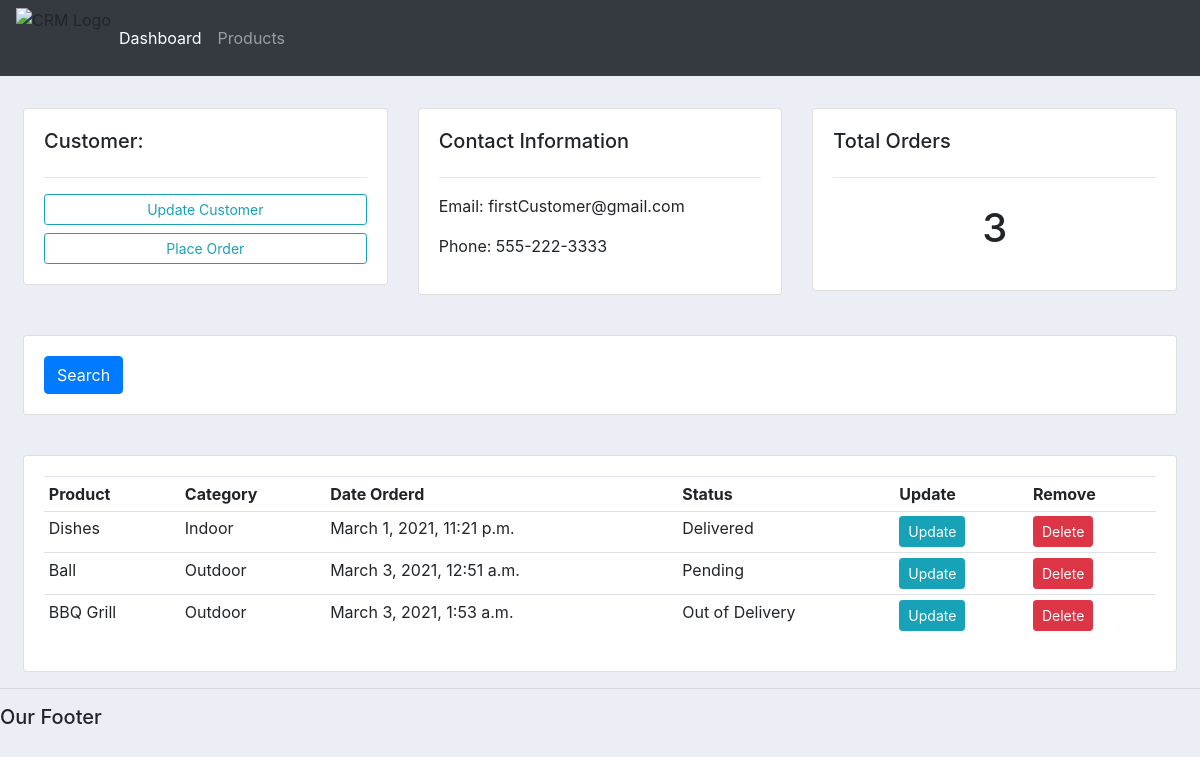
Screenshot of /customer/1 with the database file from the repository.
### accounts/models.py (models this page shows, shortened)
class Customer(models.Model):
    name = models.CharField(max_length=200, null=True) #null=true will let insert into table without filling out all the fields
    phone = models.CharField(max_length=200, null=True)
    email = models.CharField(max_length=200, null=True)
    date_created = models.DateTimeField(auto_now_add=True) #Auto create/insert time whenever there is created instance in the Customer table

class Order(models.Model):
    STATUS = ( #tuple
        ('Pending', 'Pending'),
        ('Out of Delivery', 'Out of Delivery'),
        ('Delivered', 'Delivered'),
    )
    customer = models.ForeignKey(Customer,null=True, on_delete=models.SET_NULL) #whenever customer got delete, the order will remain in database with null value
    product = models.ForeignKey(Product,null=True, on_delete=models.SET_NULL)
    date_created = models.DateTimeField(auto_now_add=True)
    status = models.CharField(max_length=200, null=True, choices=STATUS)

class Product(models.Model):
    CATEGORY = ( #tuple
        ('Indoor', 'Indoor'),
        ('Outdoor', 'Outdoor'),
    )
    name = models.CharField(max_length=200, null=True)
    price = models.FloatField(null=True)
    category = models.CharField(max_length=200, null=True, choices=CATEGORY)
    description = models.CharField(max_length=200, null=True, blank=True) #blank=True similar to null=True, but null=True is for form
    date_created = models.DateTimeField(auto_now_add=True, null=True)
    tag = models.ManyToManyField(Tag)
    def __str__(self):
        return self.name

### accounts/views.py (the view)
# urls.py: path('customer/<str:pk>', views.customer, name="customer"),
def customer(request, pk): #make the url dynamic using pk as the param
    customer = Customer.objects.get(id=pk)
    orders = customer.order_set.all() #grabing al the orders from the child subfield
    order_count = orders.count()
    context = {'customer': customer, 'orders': orders, 'order_count': order_count}
    return render(request, 'accounts/customer.html', context)

### accounts/templates/accounts/customer.html
{% extends 'accounts/main.html' %}
{% block content %}
<br>
<div class="row m-2">
	<div class="col-md">
		<div class="card card-body">
			<h5>Customer:</h5>
			<hr>
			<a class="btn btn-outline-info  btn-sm btn-block" href="">Update Customer</a>
			<a class="btn btn-outline-info  btn-sm btn-block" href="{% url 'create_order' customer.id %}">Place Order</a>
		</div>
	</div>
	<div class="col-md">
		<div class="card card-body">
			<h5>Contact Information</h5>
			<hr>
			<p>Email: {{customer.email}}</p>
			<p>Phone: {{customer.phone}}</p>
		</div>
	</div>
	<div class="col-md">
		<div class="card card-body">
			<h5>Total Orders</h5>
			<hr>
			<h1 style="text-align: center;padding: 10px">{{order_count}}</h1>
		</div>
	</div>
</div>
<br>
<div class="row m-2">
	<div class="col">
		<div class="card card-body">
			<form method="get">
		    <button class="btn btn-primary" type="submit">Search</button>
		  </form>
		</div>
	</div>
</div>
<br>
<div class="row m-2">
	<div class="col-md">
		<div class="card card-body">
			<table class="table table-sm">
				<tr>
					<th>Product</th>
					<th>Category</th>
					<th>Date Orderd</th>
					<th>Status</th>
					<th>Update</th>
					<th>Remove</th>
				</tr>
				{% for order in orders %}
					<tr>
						<td>{{order.product}}</td>
						<td>{{order.product.category}}</td>
						<td>{{order.date_created}}</td>
						<td>{{order.status}}</td>
						<td><a href="{% url 'update_order' order.id %}" class="btn btn-info btn-sm">Update</a></td>
                        <td><a href="{% url 'delete_order' order.id %}" class="btn btn-danger btn-sm">Delete</a></td>
					</tr>
				{% endfor %}
			</table>
		</div>
	</div>
</div>
{% endblock content %}

### static/css/main.css (style rules this page uses)
body { background-color: #ebeff5; }

### rows the page displays
Customer: email "firstCustomer@gmail.com", phone "555-222-3333"
Order: product "Dishes", product.category "Indoor", date_created "March 1, 2021, 11:21 p.m.", status "Delivered"
Order: product "Ball", product.category "Outdoor", date_created "March 3, 2021, 12:51 a.m.", status "Pending"
Order: product "BBQ Grill", product.category "Outdoor", date_created "March 3, 2021, 1:53 a.m.", status "Out of Delivery"

### other values shown
{{ order_count }} "3"
